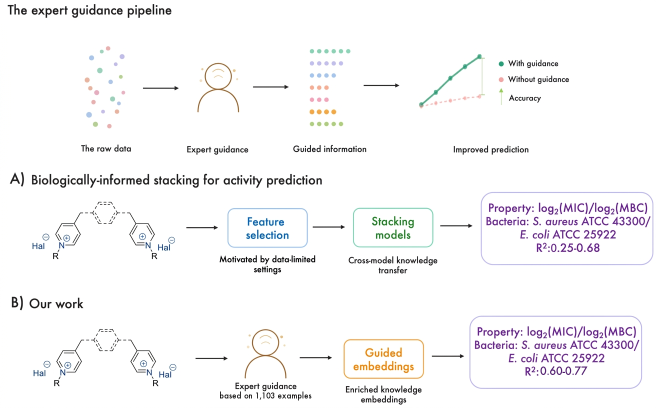
#> input picture reproducibility/revision_v23/figures/figure1_numbers_corrected.png, 1312 x 816 px (shown at 1/2 size)
$ python fix_figure1_numbers.py figures/figure1_numbers_corrected.png
#> lines starting #> are read from the running program, lines starting #| are printed output that depends on the picture; after the words box and inside, x2 and y2 are one past the last pixel; in counts of white or black regions, pixels touching at a corner belong together
"""Correct two numbers in Figure 1 (manuscript raster), matching font, size and colour.

  "based on 1500 example"  ->  "based on 1,103 examples"
      the expert annotation set contains 1103 labelled compounds
  "R²:0.53-0.86"           ->  "R²:0.60-0.77"
      per-endpoint R² range of the expert-guided embeddings in their strongest
      configuration (Table 2, multitask + encoded classes), parallel to panel A's
      "0.25-0.68", which is the per-endpoint range of the descriptor row of Table 1.
      No number in the manuscript supports 0.53 or 0.86.

Everything else in the image is left byte-for-byte untouched outside the two patches.
"""
from pathlib import Path
import sys
import numpy as np
from PIL import Image, ImageDraw, ImageFont

ROOT = Path(__file__).resolve().parent
SRC = Path(sys.argv[1])
OUT = ROOT / 'figures' / 'figure1_numbers_corrected.png'
FONT = str(ROOT / 'FuturaMedium.ttf')

im = Image.open(SRC).convert('RGB')
#> im is the input picture: PIL image 1312x816 RGB; mean R, G, B 247.8, 247.2, 248
a = np.array(im).astype(int)


def ink_color(y0, y1, x0, x1, pred):
    r = a[y0:y1, x0:x1].reshape(-1, 3)
    sel = r[pred(r)]
    lum = sel.sum(1)
    c = np.median(sel[lum <= np.percentile(lum, 30)], 0).astype(int)
    return tuple(int(v) for v in c)


def extent(y0, y1, x0, x1, pred):
#> called with y0 = 731, y1 = 753, x0 = 1078, x1 = 1290
    m = pred(a[y0:y1, x0:x1])
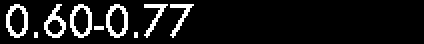
#> m: shape (22, 212) bool (shown 2 times larger); 9.9% white in thin lines or dots, all inside (x1, y1, x2, y2) = (3, 2, 97, 19)
    ys, xs = np.where(m)
#> ys = 461 values from 2 to 18; xs = 461 values, max 96 at index 35, min 3 at index 151, mean 46.82
    return x0 + xs.min(), x0 + xs.max(), y0 + ys.min(), y0 + ys.max()


def font_for_height(text_probe, target_px):
    best = None
    for s in np.arange(10, 40, 0.25):
        f = ImageFont.truetype(FONT, size=float(s))
        l, t, r, b = f.getbbox(text_probe)
        if best is None or abs((b - t) - target_px) < abs(best[1] - target_px):
            best = (f, b - t, s)
    return best


dark = lambda r: r.sum(-1) < 380
purple = lambda r: (r[..., 2] > r[..., 1] + 25) & (r.sum(-1) < 450)
draw = ImageDraw.Draw(im)

# ---------- 1) R² range in panel B property box: replace only the digits ----------
x0, x1, y0, y1 = extent(731, 753, 1078, 1290, purple)          # "0.53-0.86"
#> x0 = 1081; x1 = 1174; y0 = 733; y1 = 749
col_p = ink_color(731, 753, 1078, 1290, purple)
#> in ink_color, `sel = r[pred(r)]`: sel = 461 rows, first 8: [117, 76, 140], [90, 42, 118], [101, 57, 127], [148, 117, 166], [84, 34, 113], [111, 70, 136], [117, 76, 140], [90, 42, 118]
#> in ink_color, `lum = sel.sum(1)`: lum = 461 values, max 449 at index 272, min 231 at index 4, mean 267
#> in ink_color, `c = np.median(sel[lum <= np.percentile(lum, 30)], 0).astype(int)`: c = [84, 34, 113]
#> col_p = (84, 34, 113)
f, h, s = font_for_height('0', y1 - y0 + 1)
#> h = 17; s = 22
l, t, r, b = f.getbbox('0.53-0.86')
#> l = 0; t = 5; r = 100; b = 23
print(f'R2 digits: box x{x0}-{x1} y{y0}-{y1}; font {s:.2f}px; width old {x1-x0+1} vs rendered {r-l}')
#| R2 digits: box x1081-1174 y733-749; font 22.00px; width old 94 vs rendered 100
draw.rectangle([x0 - 2, y0 - 3, x1 + 3, y1 + 3], fill=(255, 255, 255))
new = '0.60-0.77'
nl, nt, nr, nb = f.getbbox(new)
#> nl = 0; nt = 5; nr = 101; nb = 24
draw.text((x0 - nl, y1 + 1 - nb), new, font=f, fill=col_p)

# ---------- 2) caption under the expert icon in panel B: re-centre the whole line ----------
cx0, cx1, cy0, cy1 = extent(783, 804, 400, 680, dark)          # "based on 1500 example"
#> call 2 of extent, with y0 = 783, y1 = 804, x0 = 400, x1 = 680
#> in extent (call 2), `m = pred(a[y0:y1, x0:x1])`:
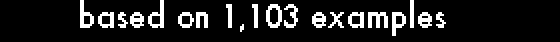
#> m: shape (21, 280) bool (shown 2 times larger); 12.1% white in thin lines or dots, all inside (x1, y1, x2, y2) = (40, 0, 223, 18)
#> in extent (call 2), `ys, xs = np.where(m)`: ys = 714 values from 0 to 17; xs = 714 values, max 222 at index 530, min 40 at index 0, mean 132.2
#> cx0 = 440; cx1 = 622; cy0 = 783; cy1 = 800
col_d = ink_color(783, 804, 400, 680, dark)
#> in ink_color (call 2), `sel = r[pred(r)]`: sel = 714 rows, first 8: [15, 14, 14], [82, 81, 81], [15, 14, 14], [82, 81, 81], [15, 14, 14], [82, 81, 81], [15, 14, 14], [82, 81, 81]
#> col_d = (15, 14, 14)
# baseline = bottom of the 'b' (no descender); find it from the first glyph column block
first = a[783:804, cx0:cx0 + 8]
bx = np.where(dark(first).any(1))[0]
#> bx = [0, 1, 2, 3, 4, 5, 6, 7, 8, 9, 10, 11, 12, 13]
baseline = 783 + bx.max()
#> baseline = 796
fc, hc, sc = font_for_height('b', baseline - cy0 + 1)
#> the loop in font_for_height (call 2), `for s in np.arange(10, 40, 0.25):` made 120 passes
#> (t, r, b) on passes 1 to 12: (3, 6, 11), (3, 6, 11), (3, 6, 11), (3, 6, 11), (2, 7, 12), (2, 7, 12), (2, 7, 12), (2, 7, 12), (3, 7, 13), (3, 7, 13), (3, 7, 13), (3, 7, 13)
#> hc = 14; sc = 16
old = 'based on 1500 example'
ol, ot, orr, ob = fc.getbbox(old)
#> ol = 0; ot = 3; orr = 178; ob = 21
print(f'caption: x{cx0}-{cx1} y{cy0}-{cy1} baseline {baseline}; font {sc:.2f}px; width old {cx1-cx0+1} vs rendered {orr-ol}')
#| caption: x440-622 y783-800 baseline 796; font 16.00px; width old 183 vs rendered 178
centre = (cx0 + cx1) / 2
#> centre = 531
draw.rectangle([cx0 - 3, cy0 - 1, cx1 + 3, cy1 + 3], fill=(255, 255, 255))   # line above ends at cy0 - 3
new2 = 'based on 1,103 examples'
l2, t2, r2, b2 = fc.getbbox(new2)
#> l2 = 0; t2 = 3; r2 = 188; b2 = 21
asc = fc.getbbox('b')[3]                                         # baseline offset of 'b'
#> asc = 17
draw.text((centre - (r2 - l2) / 2 - l2, baseline - asc), new2, font=fc, fill=col_d)

OUT.parent.mkdir(exist_ok=True)
im.save(OUT, optimize=True)
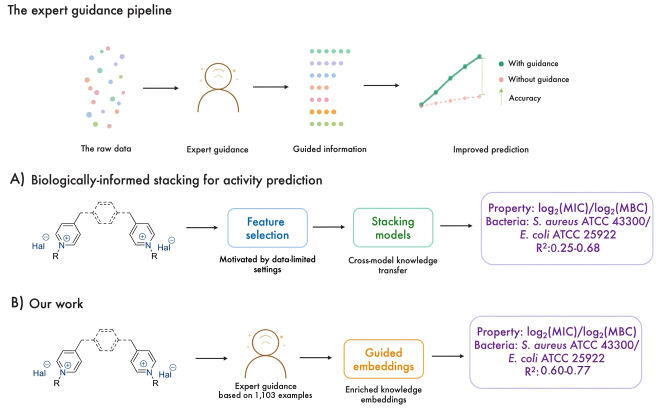
#> saved as figure1_numbers_corrected.png: PIL image 1312x816 RGB (shown at 1/2 size); mean R, G, B 247.8, 247.2, 248
print('ink colours', col_p, col_d, '| saved', OUT)
#| ink colours (84, 34, 113) (15, 14, 14) | saved reproducibility/revision_v23/figures/figure1_numbers_corrected.png
